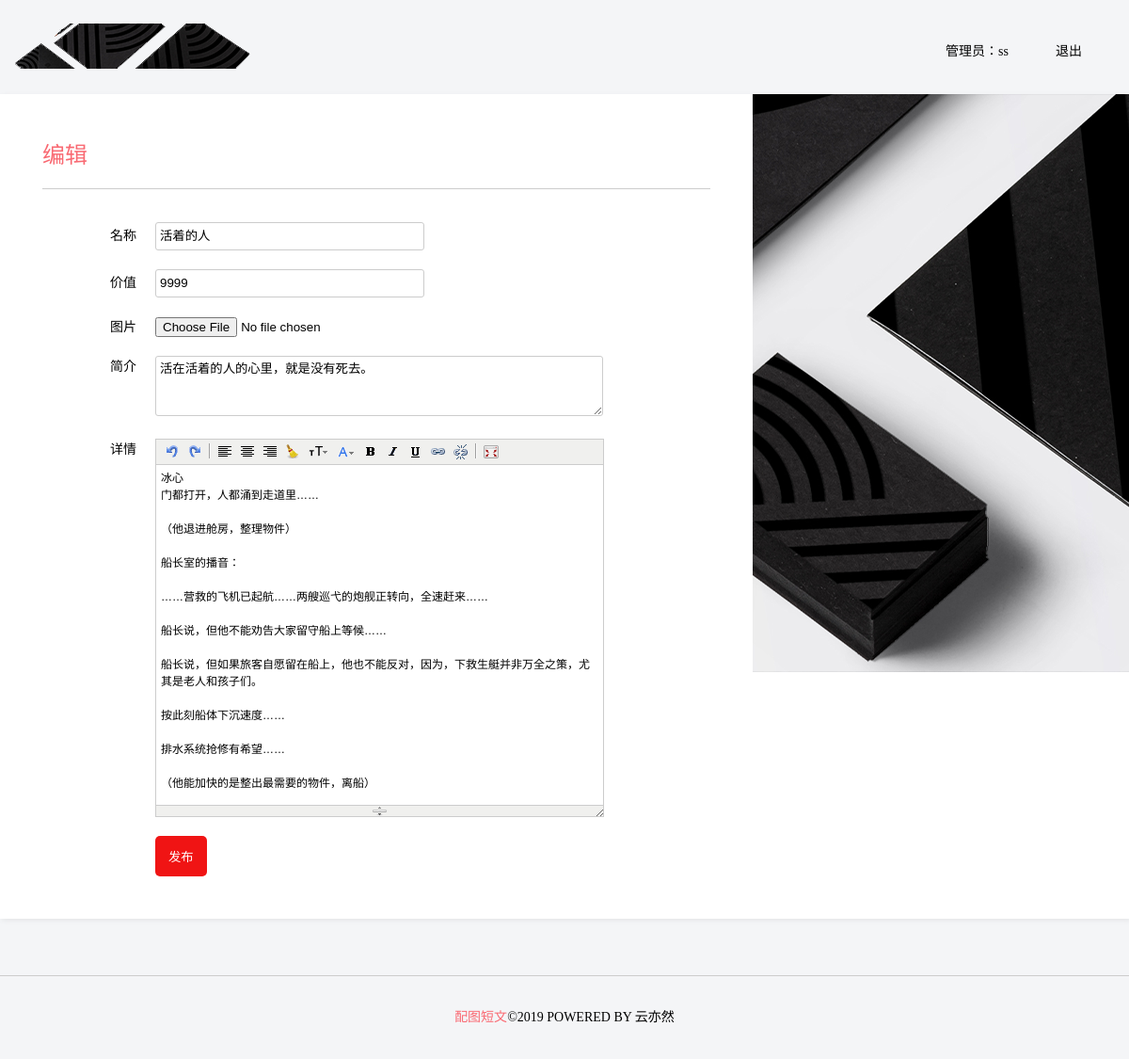
/edit.php?id=22 (signed in), run on the app's committed database.
### tables this page shows
CREATE TABLE `im_goods` (
  `id` int(11) NOT NULL AUTO_INCREMENT COMMENT '商品id',
  `goods_name` varchar(100) DEFAULT NULL COMMENT '商品名称',
  `price` int(11) DEFAULT NULL COMMENT '商品价格',
  `pic` varchar(255) DEFAULT NULL COMMENT '商品图片',
  `des` varchar(200) DEFAULT NULL COMMENT '商品简介',
  `content` longtext COMMENT '商品详细信息',
  `user_id` int(11) DEFAULT NULL COMMENT '用户id',
  `create_time` int(11) DEFAULT NULL COMMENT '发布时间',
  `update_time` int(11) DEFAULT NULL COMMENT '修改时间',
  `goods_view` int(11) DEFAULT NULL COMMENT '浏览次数',
  PRIMARY KEY (`id`)
);

### edit.php (the view, shortened to what this page needs)
<?php
$user = $_SESSION['user'];
$goodsId = isset($_GET['id']) && is_numeric($_GET['id'])?intval($_GET['id']):'';
$sql = "SELECT * FROM im_goods WHERE id = '{$goodsId}'";
$obj = mysql_query($sql);
if(!$goods = mysql_fetch_assoc($obj))
{
    msg(2,'东西不存在','index.php');
}
?>
<!DOCTYPE html>
<html lang="en">
<head>
    <link type="text/css" rel="stylesheet" href="./static/css/common.css">
    <link type="text/css" rel="stylesheet" href="./static/css/add.css">
</head>
<body>
<div class="header">
    <div class="logo f1">
        <img src="./static/image/logo.png">
    </div>
    <div class="auth fr">
        <ul>
            <li><span>管理员：<?php echo $user['username'] ?></span></li>
            <li><a href="login_out.php">退出</a></li>
        </ul>
    </div>
</div>
<div class="content">
    <div class="addwrap">
        <div class="addl fl">
            <header>编辑</header>
            <form name="publish-form" id="publish-form" action="do_edit.php" method="post"
                  enctype="multipart/form-data">
                <div class="additem">
                    <label id="for-name">名称</label><input type="text" name="name" id="name" placeholder="请输入名称" value="<?php echo $goods['goods_name']?>">
                </div>
                <div class="additem">
                    <label id="for-price">价值</label><input type="text" name="price" id="price" placeholder="请输入价值" value="<?php echo $goods['price']?>" >
                </div>
                <div class="additem">
                    <label id="for-file">图片</label><input type="file" accept="image/png,image/gif,image/jpeg" id="file" name="file">
                </div>
                <div class="additem textwrap">
                    <label class="ptop" id="for-des">简介</label>
                    <textarea id="des" name="des" placeholder="请输入简介"><?php echo $goods['des']?></textarea>
                </div>
                <div class="additem textwrap">
                    <label class="ptop" id="for-content">详情</label>
                    <div style="margin-left: 120px" id="container">
                    </div>
                </div>
                <div style="margin-top: 20px">
                    <button type="submit">发布</button>
                </div>
            </form>
        </div>
        <div class="addr fr">
            <img src="./static/image/index_banner.png">
        </div>
    </div>
</div>
<div class="footer">
    <p><span>配图短文</span>©2019 POWERED BY 云亦然</p>
</div>
</body>
</html>

### static/css/common.css (style rules this page uses)
* { margin:0; padding:0; }
body { font-size:14px;font-family:"microsoft YaHei"; background:#f4f5f7; }
a { text-decoration:none; }
.fl { float:left; }
.fr { float:right; }
.header { overflow: hidden; width:1200px; height: 50px; margin:25px auto 0 auto; }
.header .logo { width:300px; float:left; }
.header .auth { float:right; }
.header ul { list-style: none;overflow: hidden;line-height:60px; }
.header ul li { float:left;margin-right:50px; }
.header ul li a { color:#000; }
.content { width: 1200px; height:auto; margin: 0 auto; margin-top:20px; }
.footer { height:88px; margin:60px auto 0 auto; width:1200px; border-top:1px solid #CCC; overflow:hidden; }
.footer p { text-align: center;line-height: 88px;margin:0px; }
.footer p span { color:#f96972; }

### static/css/add.css (style rules this page uses)
.addwrap { background:#fff;width:1200px;box-shadow: 2px 2px 5px #e5e6e8;overflow: hidden;margin:25px 0 40px 0; }
.addl { padding:45px;width:710px; }
.addl header { color:#f96972;font-size:24px;border-bottom:1px solid #ccc;padding-bottom: 20px; }
.addl form { margin-top:35px; }
.addl .additem label { display:inline-block;width:100px;text-align: right;margin-right:20px; }
.addl .additem input[type='text'],.addl .additem textarea { width:280px;border-radius:3px;border:1px solid #ccc;line-height: 28px;margin-bottom: 20px;padding-left:4px; }
.addl .additem input[type='file'] { margin-bottom: 20px; }
.textwrap { position:relative; }
.addl .additem .ptop { position:absolute; }
.addl .additem textarea { margin-left: 120px;width:470px;height:62px; }
.addl form button { margin-left:120px;color:#fff;background:#f01414;border-radius:5px;border:none;padding:12px 14px; }

### data on the page
im_goods: name "活着的人", price "9999", des "活在活着的人的心里，就是没有死去。"

### other printed values
$user['username'] "ss"
